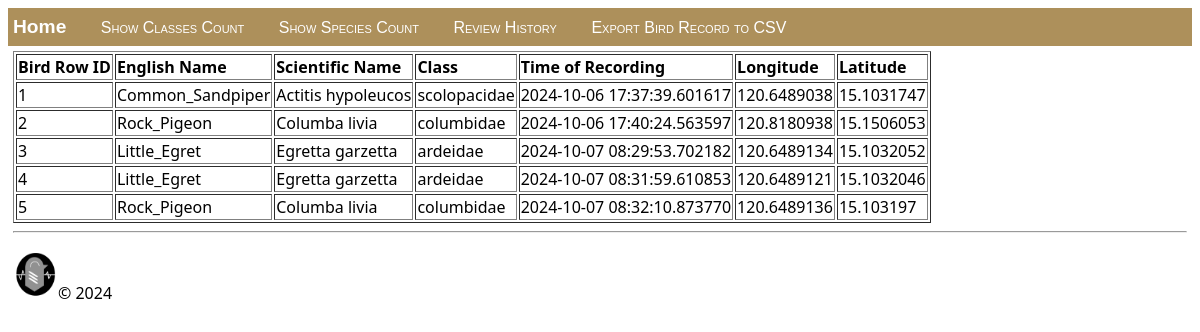
Page /list on the committed database.
### tables this page shows
CREATE TABLE bird (EnglishName TEXT, ScientificName TEXT, Class TEXT, Time TEXT, longitude text, latitude text);

### Flask_app.py (the view)
@app.route('/list')
def list():
    con = sqlite3.connect("database.db")
    con.row_factory = sqlite3.Row
    cur = con.cursor()
    cur.execute("SELECT rowid, * FROM bird")
    rows = cur.fetchall()
    con.close()
    return render_template("list.html",rows=rows)

### templates/list.html (shortened to what this page needs)
{% extends "layout.html" %}
{% block content %}
        <table border="1px">
            <thead>
                <td><strong>Bird Row ID</strong></td>
                <td><strong>English Name</strong></td>
                <td><strong>Scientific Name</strong></td>
                <td><strong>Class</strong></td>
                <td><strong>Time of Recording</strong></td>
                <td><strong>Longitude</strong></td>
                <td><strong>Latitude</strong></td>
            </thead>
            {% for row in rows %}
            <tr>
                <td>{{ row["rowid"] }}</td>
                <td>{{ row["EnglishName"] }}</td>
                <td> {{ row["ScientificName"]}}</td>
                <td>{{ row["Class"] }}</td>
                <td>{{ row["Time"] }}</td>
                <td>{{ row["longitude"] }}</td>
                <td>{{ row["latitude"] }}</td>
            </tr>
            {% endfor %}
        </table>
{% endblock %}

### templates/layout.html (shortened to what this page needs)
<!DOCTYPE html>
<html>
    <head>
        <link rel="stylesheet" type="text/css" href="{{ url_for('static', filename='site.css')}}" />
    </head>
    <body>
        <div class="navbar">
            <a href="{{ url_for('home') }}" class="navbar-brand">Home</a>
            <a href="{{ url_for('showclass') }}" class="navbar-item">Show Classes Count</a>
            <a href="{{ url_for('showspecies') }}" class="navbar-item">Show Species Count</a>
            <a href="{{ url_for('list') }}" class="navbar-item">Review History</a>
            <a href="{{ url_for('export') }}" class="navbar-item">Export Bird Record to CSV</a>
        </div>
        <div class="body-content">
            {% block content %}
            {% endblock %}
            <hr/>
            <footer>
                <p><img src="{{ url_for('static', filename='logo.png')}}" width="45" height="50">&copy; 2024</p>
            </footer>
        </div>
    </body>
</html>

### static/site.css (style rules this page uses)
.navbar { background-color: rgb(173, 144, 91); font-size: 1em; font-family: 'Trebuchet MS', 'Lucida Sans Unicode', 'Lucida Grande', 'Lucida Sans', Arial, sans-serif; color: white; padding: 8px 5px 8px 5px; }
.navbar a { text-decoration: none; color: inherit; }
.navbar-brand { font-size: 1.2em; font-weight: 600; }
.navbar-item { font-variant: small-caps; margin-left: 30px; }
.body-content { padding: 5px; font-family:'Segoe UI', Tahoma, Geneva, Verdana, sans-serif; }

### rows in the picture
bird: rowid "1", EnglishName "Common_Sandpiper", ScientificName "Actitis hypoleucos", Class "scolopacidae", Time "2024-10-06 17:37:39.601617", longitude "120.6489038", latitude "15.1031747"
bird: rowid "2", EnglishName "Rock_Pigeon", ScientificName "Columba livia", Class "columbidae", Time "2024-10-06 17:40:24.563597", longitude "120.8180938", latitude "15.1506053"
bird: rowid "3", EnglishName "Little_Egret", ScientificName "Egretta garzetta", Class "ardeidae", Time "2024-10-07 08:29:53.702182", longitude "120.6489134", latitude "15.1032052"
bird: rowid "4", EnglishName "Little_Egret", ScientificName "Egretta garzetta", Class "ardeidae", Time "2024-10-07 08:31:59.610853", longitude "120.6489121", latitude "15.1032046"
bird: rowid "5", EnglishName "Rock_Pigeon", ScientificName "Columba livia", Class "columbidae", Time "2024-10-07 08:32:10.873770", longitude "120.6489136", latitude "15.103197"
